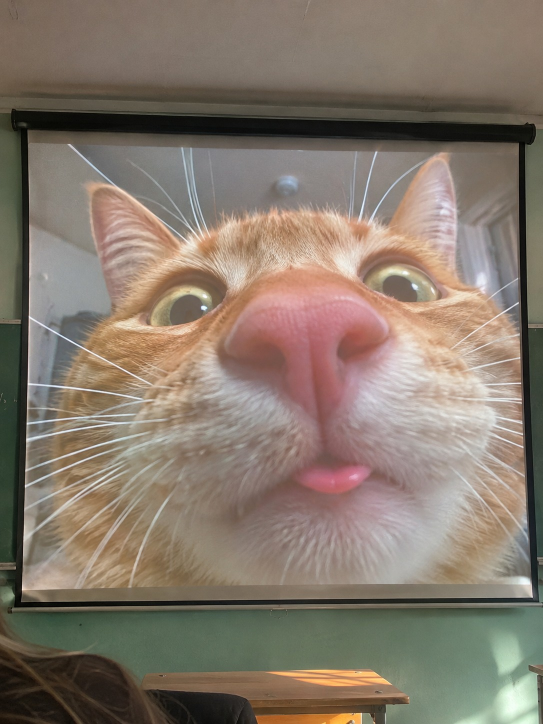
#> input picture advertising/what-i-can-do/design/classroom-projector.jpg, 1086 x 1448 px (shown at 1/2 size)
$ python reaction.py
#> lines starting #> are read from the running program, lines starting #| are printed output that depends on the picture
### advertising/what-i-can-do/projector.py
"""Build the projector cold open at the timing of the verified Gemini master."""
from functools import lru_cache
from pathlib import Path
import math
import subprocess

import numpy as np
from PIL import Image, ImageDraw, ImageFont

ROOT = Path(__file__).resolve().parent
LOCAL = ROOT / "local"
W, H, FPS = 1080, 1920, 30
FRAMES = 155
MASTER = ROOT / "Что умеет Тройка — До доклада 5 минут — Gemini.mp4"
FINAL = ROOT / "Тройка — Кот на проекторе.mp4"
RESAMPLE = Image.Resampling.BICUBIC


# [28 lines left out: functions font, slide_on_projector, not called in this run]


def photo_plate(photo):
    # Full photograph on a portrait field, with a soft dark falloff into caption space.
    im = Image.new("RGB", (W, H), "#100f0d")
    h = round(photo.height * W / photo.width)
#> h = 1440
    photo = photo.resize((W, h), RESAMPLE)
    y = 202
    im.paste(photo, (0, y))
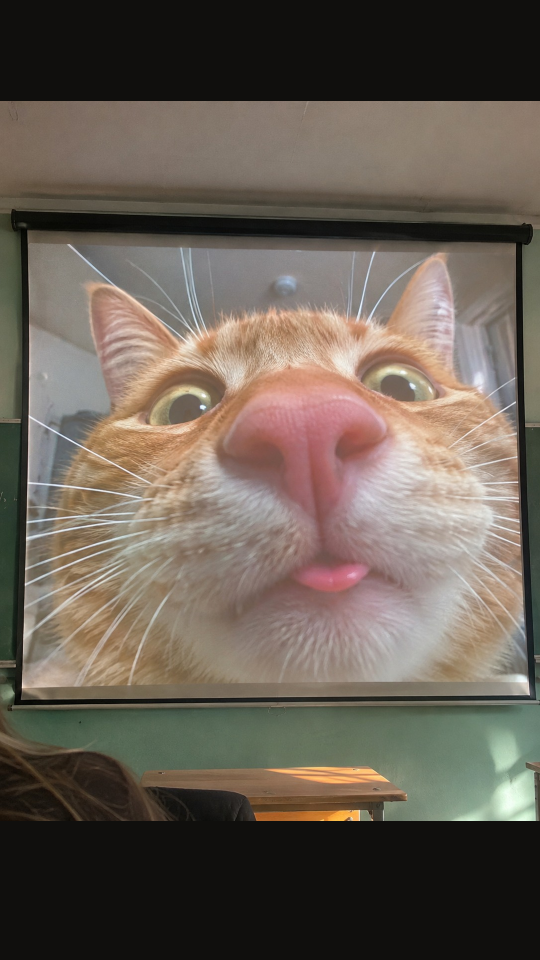
#> im: PIL image 1080x1920 RGB (shown at 1/2 size); mean R, G, B 104.4, 94.3, 84
    strength = np.interp(np.arange(H), [0,y,y+115,425,690,1270,1430,y+h-75,y+h,H],
                         [1,1,.68,.22,0,0,.10,.78,1,1])
    shade = Image.fromarray(np.uint8(np.repeat((strength*255)[:, None], W, axis=1)))
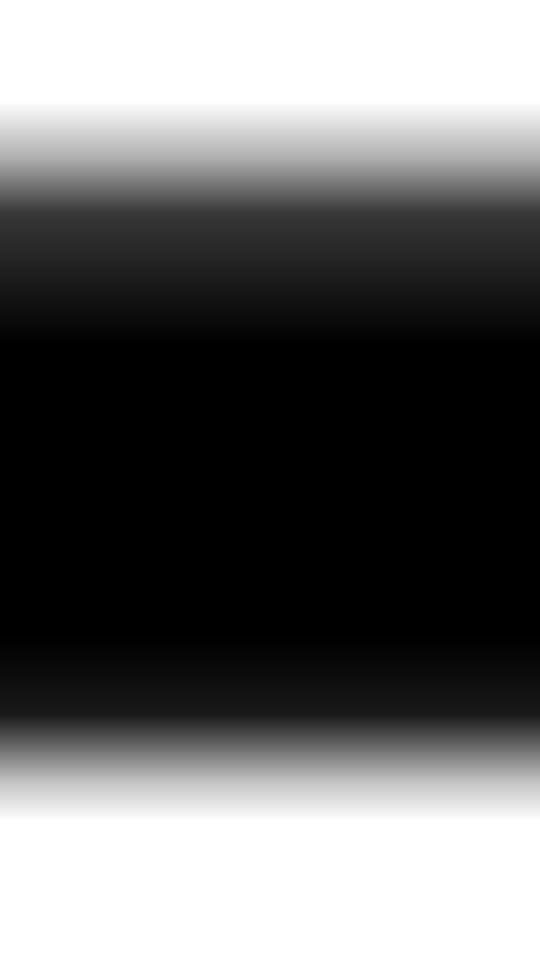
#> shade: PIL image 1080x1920 L (shown at 1/2 size); min 0, max 255, mean 104.6
    return Image.composite(Image.new("RGB", (W, H), "#100f0d"), im, shade)
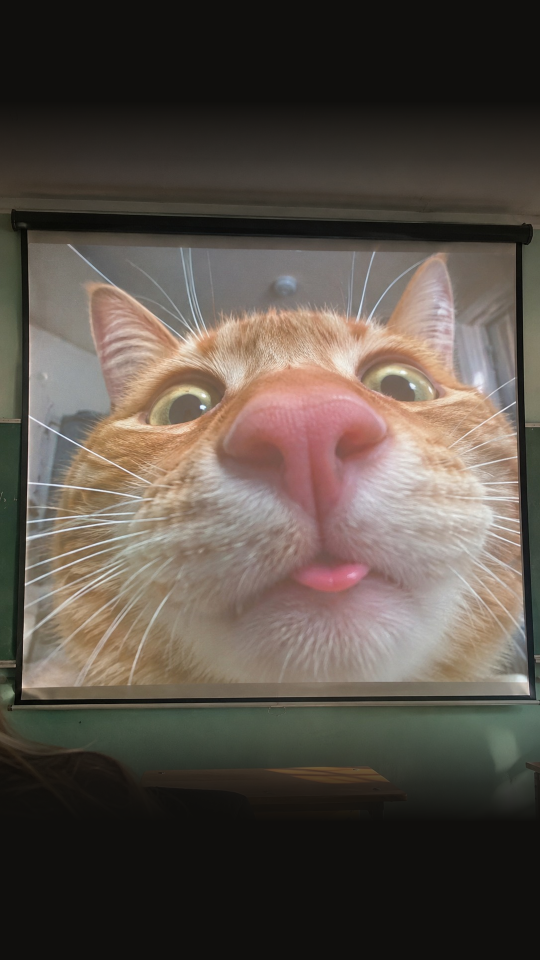
#> returned value: PIL image 1080x1920 RGB (shown at 1/2 size); mean R, G, B 88.8, 79.9, 71.7


def ease(value):
    u = max(0., min(1., value))
    return u*u*(3-2*u)


# [50 lines left out: function main, not called in this run]


# [2 lines that do not run on import are left out]

### advertising/what-i-can-do/reaction.py
"""Add a classroom reaction beat to the synced projector master."""
from pathlib import Path
import subprocess

from PIL import Image, ImageDraw, ImageOps
from projector import FPS, H, W, RESAMPLE, ease, font, photo_plate

ROOT = Path(__file__).resolve().parent
SOURCE = ROOT / "Тройка — Кот на проекторе.mp4"
FINAL = ROOT / "Тройка — Реакция у доски.mp4"
PREVIEW = ROOT / "Первые шесть секунд — Реакция у доски.mp4"
REJOIN = 38
LEAD = 30


def encode():
    cat = photo_plate(Image.open(ROOT / "design/classroom-projector.jpg").convert("RGB"))
    face = ImageOps.fit(Image.open(ROOT / "design/classroom-reaction.jpg").convert("RGB"), (W, H))
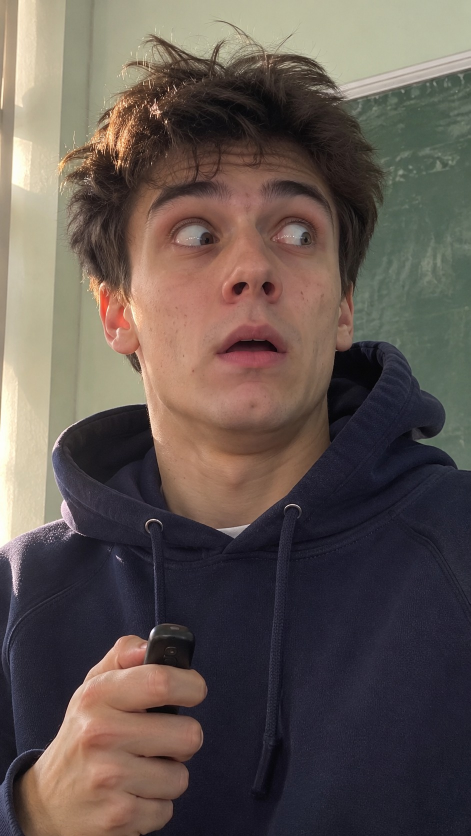
#> input picture advertising/what-i-can-do/design/classroom-reaction.jpg, 941 x 1672 px (shown at 1/2 size)
    intro = ROOT / "local/reaction-opening.mp4"
#> (the run stopped early here; a loop or call above may not have finished)
